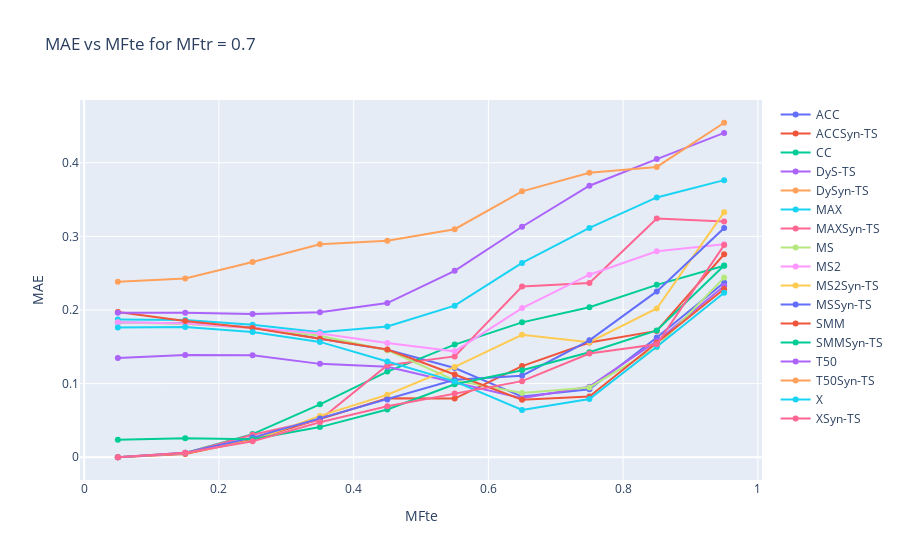

Notebook source saved alongside this figure:
### Markdown cell above
## Results

### Code cell
import plotly.graph_objects as go
import ipywidgets as widgets
from IPython.display import display, clear_output


mftr_dropdown = widgets.Dropdown(
    options=grouped['MFtr'].unique(),
    description='MFtr:'
)

mftr_dropdown.value = grouped['MFtr'].unique()[0]

def update_plot(change):
    selected_mftr = mftr_dropdown.value
    filtered_data = grouped[grouped['MFtr'] == selected_mftr]

    fig = go.Figure()
    for qnt_val in filtered_data['Qnt'].unique():
        qnt_data = filtered_data[filtered_data['Qnt'] == qnt_val]
        fig.add_trace(go.Scatter(x=qnt_data['MFte'], y=qnt_data['AE'], mode='lines+markers', name=qnt_val))

    fig.update_layout(title=f'MAE vs MFte for MFtr = {selected_mftr}',
                      xaxis_title='MFte',
                      yaxis_title='MAE')

    clear_output(wait=True)
    display(fig)
    display(mftr_dropdown)



mftr_dropdown.observe(update_plot, names='value')
display(mftr_dropdown)
update_plot(None)

### Figure 1 — Plotly figure (JSON) as saved in the notebook; plotly's stock layout.template omitted (floating-point values rounded to 4 significant figures)
{"data": [{"mode": "lines+markers", "name": "ACC", "type": "scatter", "x": [0.05, 0.15, 0.25, 0.35, 0.45, 0.55, 0.65, 0.75, 0.85, 0.95], "y": [0.1829, 0.1821, 0.1762, 0.161, 0.146, 0.1211, 0.08238, 0.09238, 0.1625, 0.2373]}, {"mode": "lines+markers", "name": "ACCSyn-TS", "type": "scatter", "x": [0.05, 0.15, 0.25, 0.35, 0.45, 0.55, 0.65, 0.75, 0.85, 0.95], "y": [0, 0.004444, 0.02381, 0.05159, 0.08016, 0.07968, 0.1238, 0.1557, 0.1716, 0.2757]}, {"mode": "lines+markers", "name": "CC", "type": "scatter", "x": [0.05, 0.15, 0.25, 0.35, 0.45, 0.55, 0.65, 0.75, 0.85, 0.95], "y": [0, 0.005714, 0.03143, 0.0719, 0.1163, 0.153, 0.1832, 0.2038, 0.2341, 0.26]}, {"mode": "lines+markers", "name": "DyS-TS", "type": "scatter", "x": [0.05, 0.15, 0.25, 0.35, 0.45, 0.55, 0.65, 0.75, 0.85, 0.95], "y": [0.1348, 0.1387, 0.1384, 0.1268, 0.1229, 0.1011, 0.08032, 0.09587, 0.1576, 0.2327]}, {"mode": "lines+markers", "name": "DySyn-TS", "type": "scatter", "x": [0.05, 0.15, 0.25, 0.35, 0.45, 0.55, 0.65, 0.75, 0.85, 0.95], "y": [[0.00254, 0.5241], [0.003651, 0.5243], [0.01016, 0.5308], [0.04238, 0.5398], [0.08143, 0.5976], [0.06619, 0.5421], [0.0827, 0.4916], [0.1402, 0.4529], [0.1638, 0.393], [0.253, 0.32]]}, {"mode": "lines+markers", "name": "MAX", "type": "scatter", "x": [0.05, 0.15, 0.25, 0.35, 0.45, 0.55, 0.65, 0.75, 0.85, 0.95], "y": [0.1871, 0.1865, 0.18, 0.1697, 0.1776, 0.2059, 0.264, 0.3114, 0.3529, 0.3763]}, {"mode": "lines+markers", "name": "MAXSyn-TS", "type": "scatter", "x": [0.05, 0.15, 0.25, 0.35, 0.45, 0.55, 0.65, 0.75, 0.85, 0.95], "y": [0.0001587, 0.005397, 0.03048, 0.05095, 0.1251, 0.137, 0.2319, 0.2367, 0.3243, 0.3203]}, {"mode": "lines+markers", "name": "MS", "type": "scatter", "x": [0.05, 0.15, 0.25, 0.35, 0.45, 0.55, 0.65, 0.75, 0.85, 0.95], "y": [0.1829, 0.181, 0.1754, 0.1649, 0.1454, 0.1046, 0.0873, 0.09476, 0.1495, 0.244]}, {"mode": "lines+markers", "name": "MS2", "type": "scatter", "x": [0.05, 0.15, 0.25, 0.35, 0.45, 0.55, 0.65, 0.75, 0.85, 0.95], "y": [0.1833, 0.1816, 0.1756, 0.1681, 0.1551, 0.1438, 0.2025, 0.2479, 0.2798, 0.2892]}, {"mode": "lines+markers", "name": "MS2Syn-TS", "type": "scatter", "x": [0.05, 0.15, 0.25, 0.35, 0.45, 0.55, 0.65, 0.75, 0.85, 0.95], "y": [0, 0.005873, 0.02254, 0.05619, 0.08492, 0.1227, 0.1663, 0.1563, 0.2021, 0.3329]}, {"mode": "lines+markers", "name": "MSSyn-TS", "type": "scatter", "x": [0.05, 0.15, 0.25, 0.35, 0.45, 0.55, 0.65, 0.75, 0.85, 0.95], "y": [0, 0.00619, 0.02667, 0.0527, 0.07841, 0.1052, 0.1108, 0.1587, 0.2252, 0.3114]}, {"mode": "lines+markers", "name": "SMM", "type": "scatter", "x": [0.05, 0.15, 0.25, 0.35, 0.45, 0.55, 0.65, 0.75, 0.85, 0.95], "y": [0.1971, 0.1849, 0.1754, 0.1608, 0.1463, 0.1124, 0.0781, 0.08254, 0.1556, 0.2284]}, {"mode": "lines+markers", "name": "SMMSyn-TS", "type": "scatter", "x": [0.05, 0.15, 0.25, 0.35, 0.45, 0.55, 0.65, 0.75, 0.85, 0.95], "y": [0.02365, 0.02571, 0.02444, 0.04095, 0.06476, 0.09905, 0.1181, 0.1425, 0.1722, 0.2605]}, {"mode": "lines+markers", "name": "T50", "type": "scatter", "x": [0.05, 0.15, 0.25, 0.35, 0.45, 0.55, 0.65, 0.75, 0.85, 0.95], "y": [0.1962, 0.1962, 0.1944, 0.1968, 0.2094, 0.2532, 0.313, 0.3687, 0.4049, 0.4405]}, {"mode": "lines+markers", "name": "T50Syn-TS", "type": "scatter", "x": [0.05, 0.15, 0.25, 0.35, 0.45, 0.55, 0.65, 0.75, 0.85, 0.95], "y": [0.2384, 0.2427, 0.2651, 0.2892, 0.2941, 0.3097, 0.3611, 0.3863, 0.3943, 0.4543]}, {"mode": "lines+markers", "name": "X", "type": "scatter", "x": [0.05, 0.15, 0.25, 0.35, 0.45, 0.55, 0.65, 0.75, 0.85, 0.95], "y": [0.1762, 0.177, 0.17, 0.1567, 0.13, 0.103, 0.06413, 0.07921, 0.15, 0.2235]}, {"mode": "lines+markers", "name": "XSyn-TS", "type": "scatter", "x": [0.05, 0.15, 0.25, 0.35, 0.45, 0.55, 0.65, 0.75, 0.85, 0.95], "y": [0, 0.00619, 0.02159, 0.04762, 0.06937, 0.08651, 0.1033, 0.1408, 0.1533, 0.2881]}], "layout": {"title": {"text": "MAE vs MFte for MFtr = 0.7"}, "xaxis": {"title": {"text": "MFte"}}, "yaxis": {"title": {"text": "MAE"}}}}
